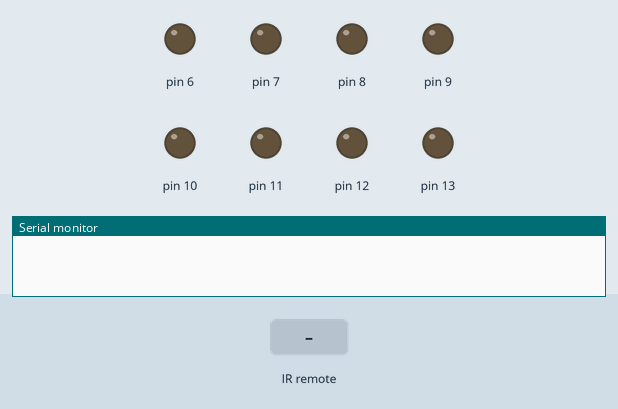
This sketch was run on a simulated Arduino Uno, built with avr-gcc and run on an emulated ATmega328P. Shown: output pins drawn as LEDs (lit = HIGH), the last lines printed to the serial monitor. The test bench sets the inputs (shaded band).

Above: at 1.3 s.
1.4 s: infrared code 0xFF6897 received
At 1.8 s:
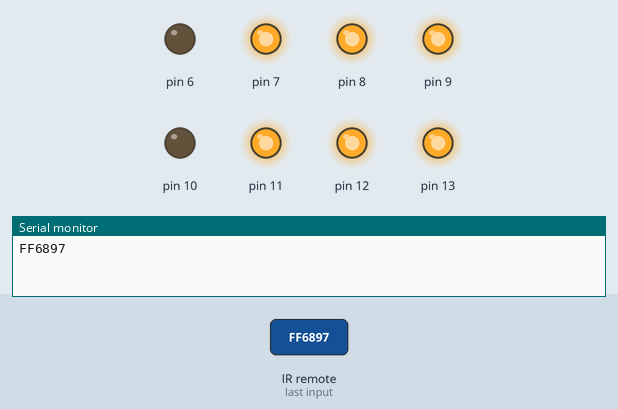
2.9 s: infrared code 0xFF30CF received
At 4.1 s:
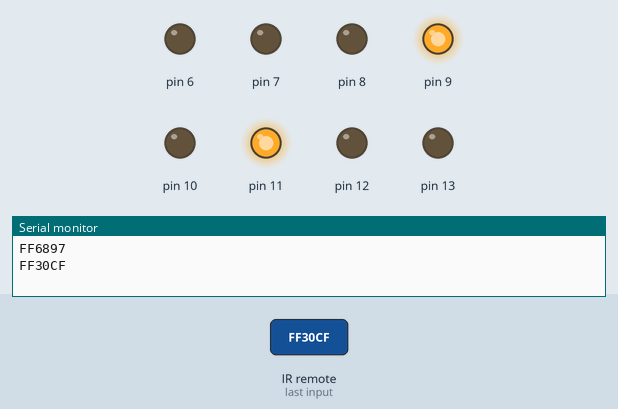
4.4 s: infrared code 0xFF18E7 received
At 5.2 s:
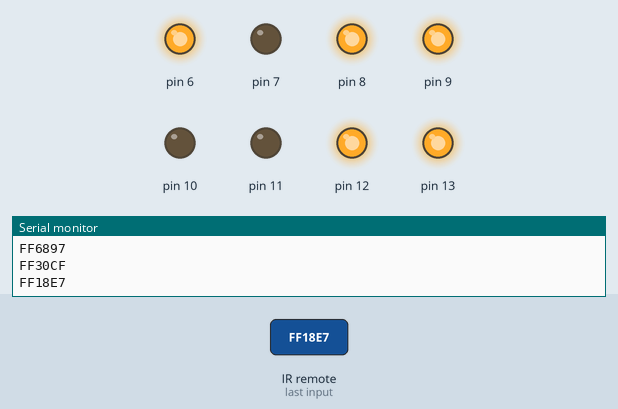
5.9 s: infrared code 0xFF7A85 received
At 6.4 s:
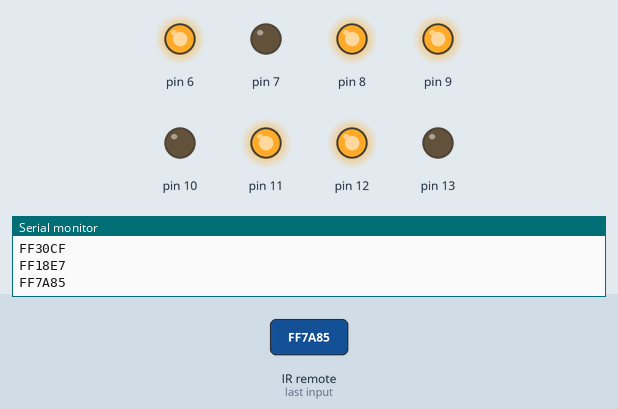
7.4 s: infrared code 0xFF10EF received
At 8.6 s:
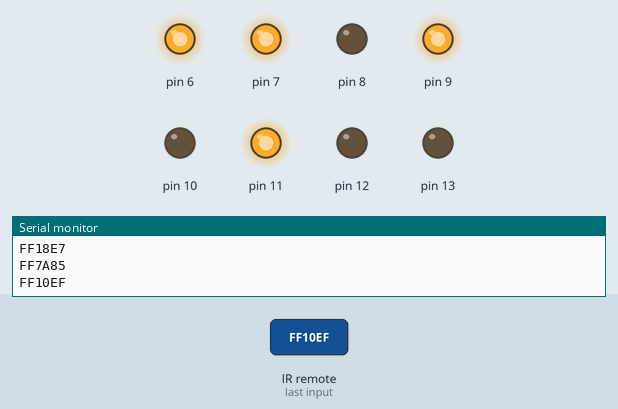
8.9 s: infrared code 0xFF38C7 received
At 9.9 s:
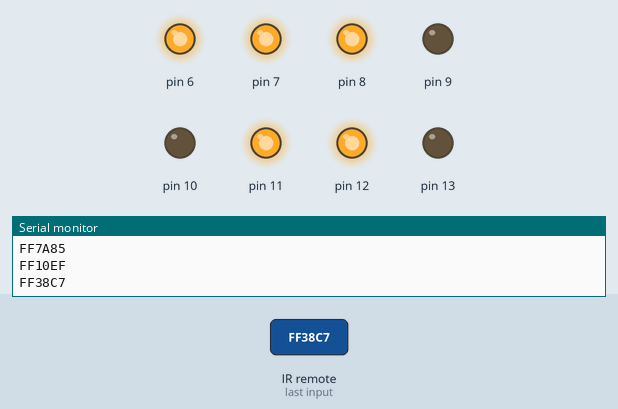
Timing chart, 0 to 11.4 s (numbered marks = the images above; inputs shaded):
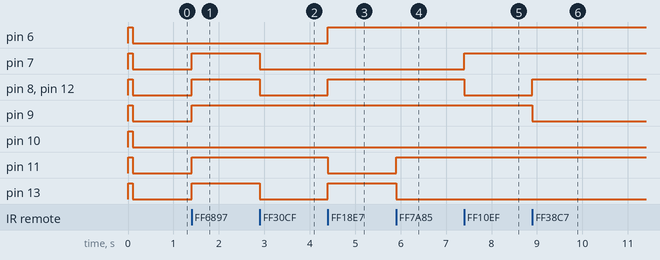

Measured:
- after the input at 1.4 s, pin 7–9, pin 11–13: LOW → HIGH at once
- after the input at 2.9 s, pin 7, pin 8, pin 12, pin 13: HIGH → LOW at once
- after the input at 4.4 s, pin 6, pin 8, pin 12, pin 13: LOW → HIGH at once; pin 11: HIGH → LOW at once
- after the input at 5.9 s, pin 11: LOW → HIGH at once; pin 13: HIGH → LOW at once
- after the input at 7.4 s, pin 7: LOW → HIGH at once; pin 8, pin 12: HIGH → LOW at once
- after the input at 8.9 s, pin 8, pin 12: LOW → HIGH at once; pin 9: HIGH → LOW at once

The sketch:

IR_Remote.ino
```cpp
#include <IRremote.h>
#include <SDisplay.h>

const int RECV_PIN = 5;
IRrecv irrecv(RECV_PIN);
decode_results results;
SDisplay seg1(13,12,11,10,9,8,7,6);
int count;
unsigned long int code, lastCode;

void setup() {
  //Debugging setup
  Serial.begin(9600);
  irrecv.enableIRIn();

  //startup sequence
  seg1.on();
  delay(100);
  seg1.off();

}

void loop() {
  if (irrecv.decode(&results)) {
    lastCode = code;
    code = results.value;
    Serial.println(code, HEX);
    switch(code) {
          case 0xFF6897:
            count = 0;
            break;
          case 0xFF30CF:
            count = 1;
            break;
          case 0xFF18E7:
            count = 2;
            break;
          case 0xFF7A85:
            count = 3;
            break;
          case 0xFF10EF:
            count = 4;
            break;
          case 0xFF38C7:
            count = 5;
            break;
          case 0xFF5AA5:
            count = 6;
            break;
          case 0xFF42BD:
            count = 7;
            break;
          case 0xFF4AB5:
            count = 8;
            break;
          case 0xFF52AD:
            count = 9;
            break;
          case 0xFFA857:
            if (count == 9) {
              count = 0;
            } else {
              count++;
            }
            break;
          case 0xFFE01F:
            if (count == 0) {
              count = 9;
            } else {
              count--;
            }
            break;
          case 0xFFFFFFFF:
            break;
      }
    seg1.displayNum(count);
    irrecv.resume();
  }
}
```
